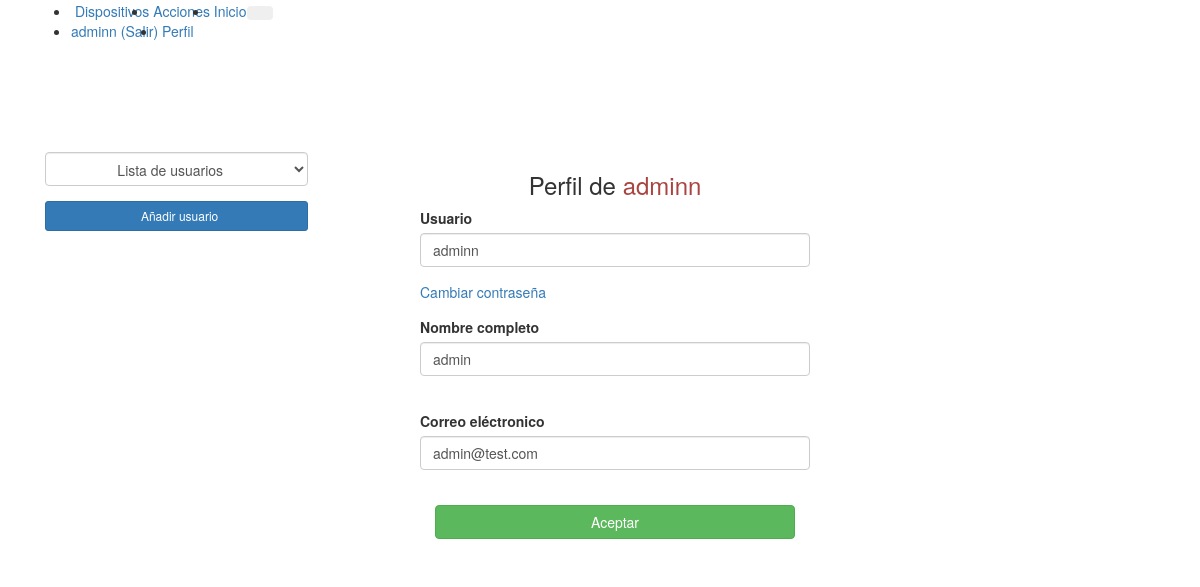
Page /perfil/adminn (signed in) on the committed database.
### tables this page shows
CREATE TABLE usuarios (
	id INTEGER NOT NULL, 
	username VARCHAR(100) NOT NULL, 
	password_hash VARCHAR(128) NOT NULL, 
	nombre VARCHAR(200) NOT NULL, 
	email VARCHAR(200) NOT NULL, 
	admin BOOLEAN, 
	PRIMARY KEY (id)
);

### serverpi/aplicacion/app.py (the view, shortened to what this page needs)
@app.route('/perfil/<username>', methods=["get", "post"])
@login_required
def perfil(username):
    if username == current_user.username or current_user.admin == 1:
        from aplicacion.models import Usuarios
        user = Usuarios.query.filter_by(username=username).first()
        if user is None:
            abort(404)
        form = FormUsuario(request.form, obj=user)
        del form.password
        if current_user.admin == 1:
            users = Usuarios.query.all()
            return render_template("usuarios_new.html", form=form, perfil=True, users=users, user_a = user)
        else:
            return render_template("usuarios_new.html", form=form, perfil=True, user_a = user)
    else:
        return redirect(url_for('index'))

### serverpi/aplicacion/forms.py
class FormUsuario(FlaskForm):
    username = StringField('Usuario', validators=[Required()])
    password = PasswordField('Contraseña', validators=[Required()])
    nombre = StringField('Nombre completo')
    email = EmailField('Correo eléctronico')
    submit = SubmitField('Aceptar')

### serverpi/aplicacion/app.py (called while the page is built)
@login_manager.user_loader
def load_user(user_id):
    from aplicacion.models import Usuarios
    return Usuarios.query.get(int(user_id))

### serverpi/aplicacion/models.py (called while the page is built)
    @property
    def password(self):
        raise AttributeError('password is not a readable attribute')

### serverpi/aplicacion/templates/usuarios_new.html (shortened to what this page needs)
{% extends "base.html" %}
{% block contenido %}
<div class="container">
  <div class="row">
    {% if current_user.admin == 1 %}
      <div class="col-md-3 pt-md-5 mt-md-4">
        <div class="form-group">
          <select class="form-control" id="select" onchange="perfil(this)">
            <option value="#" class="text-center">Lista de usuarios</option>
          </select>
        </div>
        {% if current_user.admin == 1 and perfil != null %}
          <div class="d-flex flex-column my-sm-2 ">
            <div class=" my-2">
              <a class="btn btn-sm btn-block btn-primary" href="{{url_for('registro')}}" role="button">&nbsp;&nbsp;Añadir usuario</a>
            </div>
          </div>
        {% endif %}
      </div>
  <div class="col-md-1"></div>
    {% else %}
  <div class="col-md-4"></div>
    {% endif %}
    <div class="col col-md-4">
      <div class="d-flex flex-column mb-4 mt-2 mt-md-0">
        <div>
          {% if not perfil %}
            <h3 class="text-center">REGISTRO DE USUARIO</h3>
          {% else %}
            <h3 class="form-signin-heading text-center">Perfil de <span class="text-danger">{{ user_a.username }}</span></h3>
          {% endif %}
        </div>
      </div>
        <form class="form-horizontal"  method="post">
          <div class="form-group">
          {% if not perfil %}
            {{form.username.label() }}{{form.username(size="100",class="form-control", autofocus="on")}}
          {% else %}
              {{form.username.label() }}{{form.username(size="100",class="form-control", autofocus="on")}}
          {% endif %}
          </div>
          <div class="form-group">
          {% if not perfil %}
            {{form.password.label() }}{{form.password(size="100",class="form-control")}}<br/>
          {% else %}
            {% if current_user.admin == 1 %}
            <a href="{{url_for("changepassword",username=user_a.username)}}">Cambiar contraseña</a><br/>
            {% else %}
            <a href="{{url_for("changepassword",username=current_user.username)}}">Cambiar contraseña</a><br/>
            {% endif %}
          {% endif %}
          </div>
          <div class="form-group">
            {{form.nombre.label() }}{{form.nombre(size="100",class="form-control")}}<br/>
          </div>
          <div class="form-group">
            {{form.email.label() }}{{form.email(size="100",class="form-control")}}<br/>
          </div>
            {{form.submit(class="btn btn-success btn-block")}}
      </form>
      <br/>
    </div>
    <br>
    <br>
  </div>
</div>
{% endblock %}

### serverpi/aplicacion/templates/base.html (shortened to what this page needs)
{% extends "bootstrap/base.html" %}
{% block navbar %}
  <nav class="navbar navbar-expand-md navbar-light bg-dark fixed-top">
    <a class="navbar-brand text-white"></a>
    <div>
      <ul class="navbar-nav d-flex flex-row-reverse">
        {% if current_user.is_authenticated  %}
          <li class="nav-item" >
            <a class="nav-link text-light font-weight-bold px-1" href="{{url_for('configuracion')}}">&nbsp;Dispositivos</a>
          </li>
          <li class="nav-item" >
            <a class="nav-link text-light font-weight-bold px-1" href="{{url_for('acciones')}}">&nbsp;Acciones</a>
          </li>
          <li class="nav-item" >
            <a class="nav-link text-light font-weight-bold px-1" href="/">&nbsp;Inicio</a>
         </li>
        {% endif %}
      </ul>
    </div>
      <button type="button" class="navbar-toggler btn btn-outline-dark" data-toggle="collapse" data-target="#nav">
      </button>
      <div class="collapse navbar-collapse d-flex-md flex-row-reverse" id="nav">
        <ul class="navbar-nav d-flex flex-row-reverse">
        {% if current_user.is_authenticated %}
          <li class="nav-item" >
           <a class="nav-link text-light font-weight-bold px-1 " href="/logout"> {{ current_user.username}} (Salir)</a>
          </li>
          <li class="nav-item">
            <a class="nav-link text-light font-weight-bold px-1" href="/perfil/{{ current_user.username}}">&nbsp;Perfil</a>
           </li>
        {% else %}
          <li class="nav-item" >
            <a class="nav-link text-light font-weight-bold px-1" href="/login">ACCEDER</a>
        {% endif %}
        </ul>
    </div>
  </nav>
    <br>
    <br>
    <br>
    <br>
{% endblock %}
{% block content %}
<div class="container-fluid ">
  	<div class="container">
	    {% block contenido %}{% endblock %}
  	</div>
</div>
{% endblock %}

### rows in the picture
usuarios: username "adminn", nombre "admin", email "admin@test.com"
